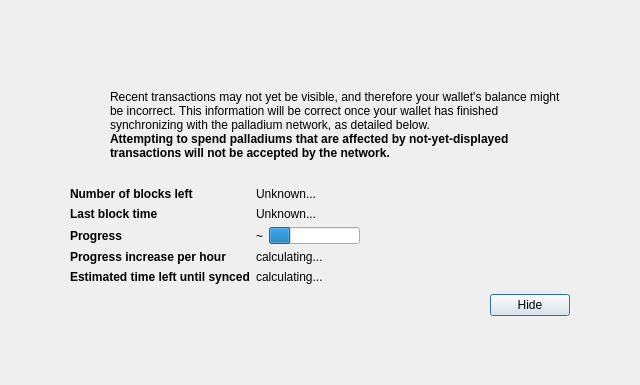
<?xml version="1.0" encoding="UTF-8"?>
<ui version="4.0">
 <class>ModalOverlay</class>
 <widget class="QWidget" name="ModalOverlay">
  <property name="geometry">
   <rect>
    <x>0</x>
    <y>0</y>
    <width>640</width>
    <height>385</height>
   </rect>
  </property>
  <property name="windowTitle">
   <string>Form</string>
  </property>
  <layout class="QVBoxLayout" name="verticalLayout" stretch="0">
   <property name="sizeConstraint">
    <enum>QLayout::SetDefaultConstraint</enum>
   </property>
   <property name="leftMargin">
    <number>0</number>
   </property>
   <property name="topMargin">
    <number>0</number>
   </property>
   <property name="rightMargin">
    <number>0</number>
   </property>
   <property name="bottomMargin">
    <number>0</number>
   </property>
   <item>
    <widget class="QWidget" name="bgWidget" native="true">
     <property name="styleSheet">
      <string notr="true"></string>
     </property>
     <layout class="QVBoxLayout" name="verticalLayoutMain" stretch="1">
      <property name="leftMargin">
       <number>60</number>
      </property>
      <property name="topMargin">
       <number>60</number>
      </property>
      <property name="rightMargin">
       <number>60</number>
      </property>
      <property name="bottomMargin">
       <number>60</number>
      </property>
      <item>
       <widget class="QWidget" name="contentWidget" native="true">
        <property name="styleSheet">
         <string notr="true">#contentWidget { border-radius: 6px; }</string>
        </property>
        <layout class="QVBoxLayout" name="verticalLayoutSub" stretch="1,0,0,0">
         <property name="spacing">
          <number>0</number>
         </property>
         <property name="leftMargin">
          <number>10</number>
         </property>
         <property name="topMargin">
          <number>10</number>
         </property>
         <property name="rightMargin">
          <number>10</number>
         </property>
         <property name="bottomMargin">
          <number>10</number>
         </property>
         <item>
          <layout class="QHBoxLayout" name="horizontalLayoutIconText" stretch="0,1">
           <property name="topMargin">
            <number>20</number>
           </property>
           <item>
            <layout class="QVBoxLayout" name="verticalLayoutIcon">
             <property name="leftMargin">
              <number>0</number>
             </property>
             <item>
              <widget class="QPushButton" name="warningIcon">
               <property name="enabled">
                <bool>false</bool>
               </property>
               <property name="text">
                <string/>
               </property>
               <property name="icon">
                <iconset>
                 <normaloff>:/icons/warning</normaloff>
                 <disabledoff>:/icons/warning</disabledoff>:/icons/warning</iconset>
               </property>
               <property name="iconSize">
                <size>
                 <width>48</width>
                 <height>48</height>
                </size>
               </property>
               <property name="flat">
                <bool>true</bool>
               </property>
              </widget>
             </item>
             <item>
              <spacer name="verticalSpacerWarningIcon">
               <property name="orientation">
                <enum>Qt::Vertical</enum>
               </property>
               <property name="sizeHint" stdset="0">
                <size>
                 <width>20</width>
                 <height>40</height>
                </size>
               </property>
              </spacer>
             </item>
            </layout>
           </item>
           <item>
            <layout class="QVBoxLayout" name="verticalLayoutInfoText">
             <property name="leftMargin">
              <number>0</number>
             </property>
             <property name="topMargin">
              <number>0</number>
             </property>
             <item>
              <widget class="QLabel" name="infoText">
               <property name="text">
                <string>Recent transactions may not yet be visible, and therefore your wallet's balance might be incorrect. This information will be correct once your wallet has finished synchronizing with the palladium network, as detailed below.</string>
               </property>
               <property name="textFormat">
                <enum>Qt::RichText</enum>
               </property>
               <property name="wordWrap">
                <bool>true</bool>
               </property>
              </widget>
             </item>
             <item>
              <widget class="QLabel" name="infoTextStrong">
               <property name="font">
                <font>
                 <weight>75</weight>
                 <bold>true</bold>
                </font>
               </property>
               <property name="text">
                <string>Attempting to spend palladiums that are affected by not-yet-displayed transactions will not be accepted by the network.</string>
               </property>
               <property name="textFormat">
                <enum>Qt::RichText</enum>
               </property>
               <property name="wordWrap">
                <bool>true</bool>
               </property>
              </widget>
             </item>
             <item>
              <spacer name="verticalSpacerInTextSpace">
               <property name="orientation">
                <enum>Qt::Vertical</enum>
               </property>
               <property name="sizeHint" stdset="0">
                <size>
                 <width>20</width>
                 <height>40</height>
                </size>
               </property>
              </spacer>
             </item>
            </layout>
           </item>
          </layout>
         </item>
         <item>
          <spacer name="verticalSpacerAfterText">
           <property name="orientation">
            <enum>Qt::Vertical</enum>
           </property>
           <property name="sizeHint" stdset="0">
            <size>
             <width>20</width>
             <height>40</height>
            </size>
           </property>
          </spacer>
         </item>
         <item>
          <layout class="QFormLayout" name="formLayout">
           <property name="fieldGrowthPolicy">
            <enum>QFormLayout::FieldsStayAtSizeHint</enum>
           </property>
           <property name="horizontalSpacing">
            <number>6</number>
           </property>
           <property name="verticalSpacing">
            <number>6</number>
           </property>
           <property name="topMargin">
            <number>10</number>
           </property>
           <item row="0" column="0">
            <widget class="QLabel" name="labelNumberOfBlocksLeft">
             <property name="font">
              <font>
               <weight>75</weight>
               <bold>true</bold>
              </font>
             </property>
             <property name="text">
              <string>Number of blocks left</string>
             </property>
            </widget>
           </item>
           <item row="0" column="1">
            <widget class="QLabel" name="numberOfBlocksLeft">
             <property name="text">
              <string>Unknown...</string>
             </property>
            </widget>
           </item>
           <item row="1" column="0">
            <widget class="QLabel" name="labelLastBlockTime">
             <property name="font">
              <font>
               <weight>75</weight>
               <bold>true</bold>
              </font>
             </property>
             <property name="text">
              <string>Last block time</string>
             </property>
            </widget>
           </item>
           <item row="1" column="1">
            <widget class="QLabel" name="newestBlockDate">
             <property name="sizePolicy">
              <sizepolicy hsizetype="Maximum" vsizetype="Preferred">
               <horstretch>0</horstretch>
               <verstretch>0</verstretch>
              </sizepolicy>
             </property>
             <property name="text">
              <string>Unknown...</string>
             </property>
            </widget>
           </item>
           <item row="2" column="0">
            <widget class="QLabel" name="labelSyncDone">
             <property name="font">
              <font>
               <weight>75</weight>
               <bold>true</bold>
              </font>
             </property>
             <property name="text">
              <string>Progress</string>
             </property>
            </widget>
           </item>
           <item row="2" column="1">
            <layout class="QHBoxLayout" name="horizontalLayoutSync" stretch="0,1">
             <item>
              <widget class="QLabel" name="percentageProgress">
               <property name="text">
                <string notr="true">~</string>
               </property>
              </widget>
             </item>
             <item>
              <widget class="QProgressBar" name="progressBar">
               <property name="value">
                <number>24</number>
               </property>
               <property name="format">
                <string/>
               </property>
              </widget>
             </item>
            </layout>
           </item>
           <item row="4" column="0">
            <widget class="QLabel" name="labelProgressIncrease">
             <property name="font">
              <font>
               <weight>75</weight>
               <bold>true</bold>
              </font>
             </property>
             <property name="text">
              <string>Progress increase per hour</string>
             </property>
            </widget>
           </item>
           <item row="4" column="1">
            <widget class="QLabel" name="progressIncreasePerH">
             <property name="text">
              <string>calculating...</string>
             </property>
            </widget>
           </item>
           <item row="5" column="0">
            <widget class="QLabel" name="labelEstimatedTimeLeft">
             <property name="font">
              <font>
               <weight>75</weight>
               <bold>true</bold>
              </font>
             </property>
             <property name="text">
              <string>Estimated time left until synced</string>
             </property>
            </widget>
           </item>
           <item row="5" column="1">
            <widget class="QLabel" name="expectedTimeLeft">
             <property name="text">
              <string>calculating...</string>
             </property>
            </widget>
           </item>
          </layout>
         </item>
         <item>
          <layout class="QHBoxLayout" name="horizontalLayoutButtons">
           <property name="leftMargin">
            <number>10</number>
           </property>
           <property name="topMargin">
            <number>10</number>
           </property>
           <item>
            <spacer name="horizontalSpacer">
             <property name="orientation">
              <enum>Qt::Horizontal</enum>
             </property>
             <property name="sizeHint" stdset="0">
              <size>
               <width>40</width>
               <height>20</height>
              </size>
             </property>
            </spacer>
           </item>
           <item>
            <widget class="QPushButton" name="closeButton">
             <property name="text">
              <string>Hide</string>
             </property>
             <property name="shortcut">
              <string>Esc</string>
             </property>
             <property name="focusPolicy">
              <enum>Qt::StrongFocus</enum>
             </property>
             <property name="default">
              <bool>true</bool>
             </property>
            </widget>
           </item>
          </layout>
         </item>
        </layout>
       </widget>
      </item>
     </layout>
    </widget>
   </item>
  </layout>
 </widget>
 <resources/>
 <connections/>
</ui>
